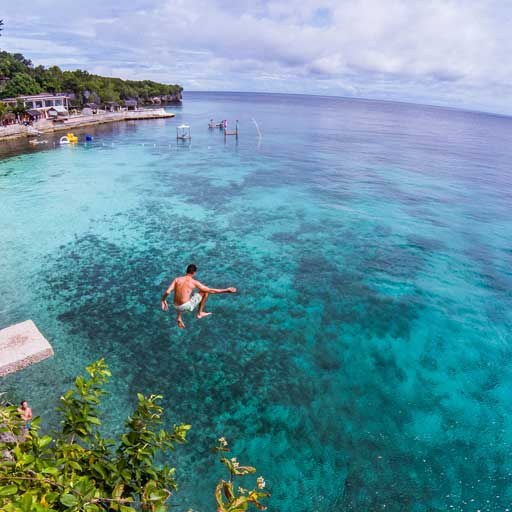
#> input picture 1.jpg, 512 x 512 px; its folder holds 4 pictures in this run
$ python image_attacks_rotation.py
#> lines starting #> are read from the running program, lines starting #| are printed output that depends on the picture
import cv2
import glob
import os
import numpy as np

# Get images
imgs = glob.glob('*.jpg')
print(f"Found {len(imgs)} images.")

### ROTATION ###
### ROTATION ###
### ROTATION ###
### ROTATION ###

angle = 45                                                                              # Wanted value of rotation angle (in degrees)
angle_str = str(angle)
print(f"Rotating by {angle} degrees.")

rotation_folder = 'rotation'                                                            # Creating folder for rotated images
if not os.path.exists(rotation_folder):
    os.makedirs(rotation_folder)

# Iterate through resizing and saving
for img in imgs:
    pic = cv2.imread(img, cv2.IMREAD_UNCHANGED)                                         # Loads image as such including alpha channel
#> pic is the input picture: shape (512, 512, 3); mean B, G, R 157.7, 144.7, 97.9
    rows, cols = pic.shape[:2]
#> rows = 512; cols = 512
    M = cv2.getRotationMatrix2D((cols / 2, rows / 2), angle, 1)                         # Defines center if image and angle of rotation
    res = cv2.warpAffine(pic, M, (cols, rows))                                          # Defines result image
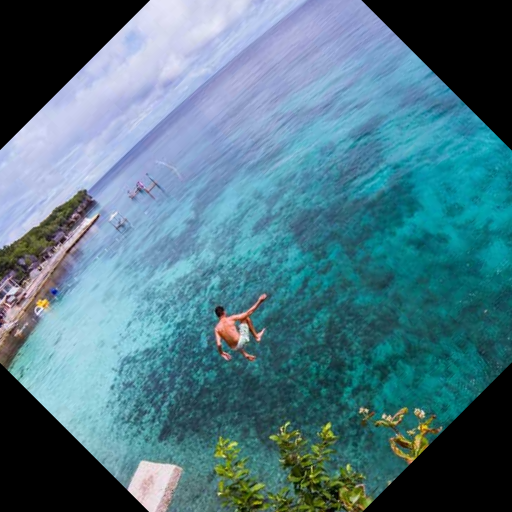
#> res: shape (512, 512, 3); mean B, G, R 132.7, 119.4, 77.9
    cv2.imwrite(rotation_folder + '/' + 'rotation' + '-' + angle_str + '-' + img, res)  # Saving and naming image
#> pass 2 of the loop `for img in imgs:`:
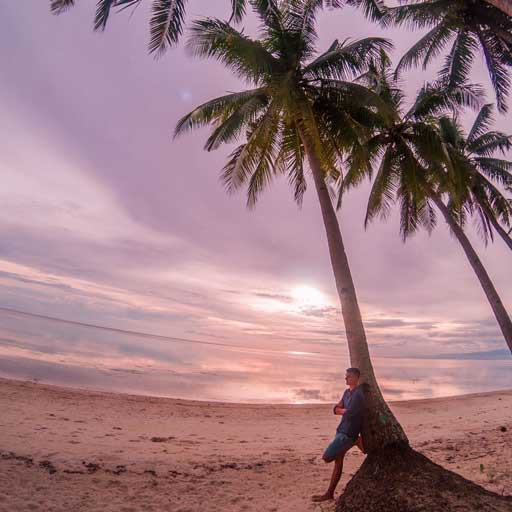
#> input picture 2.jpg, 512 x 512 px
#> pic is the input picture: shape (512, 512, 3); mean B, G, R 128.8, 121.5, 156.2
#> `res = cv2.warpAffine(pic, M, (cols, rows))`:
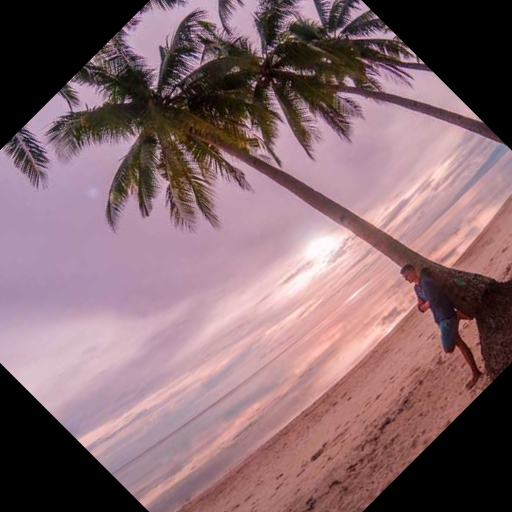
#> res: shape (512, 512, 3); mean B, G, R 110.4, 104.7, 133.8
#> pass 3 of the loop `for img in imgs:`:
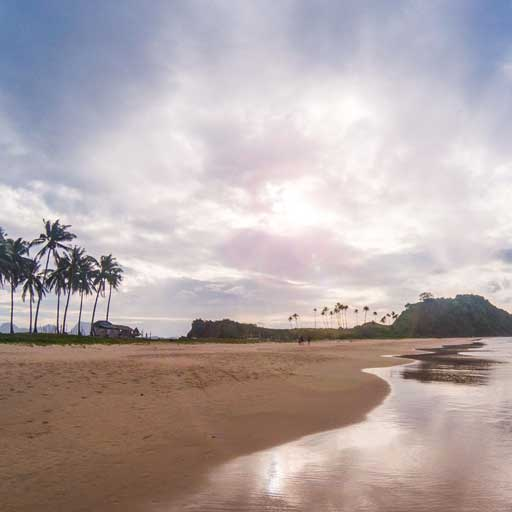
#> input picture 3.jpg, 512 x 512 px
#> pic is the input picture: shape (512, 512, 3); mean B, G, R 168.3, 167.6, 179.7
#> `res = cv2.warpAffine(pic, M, (cols, rows))`:
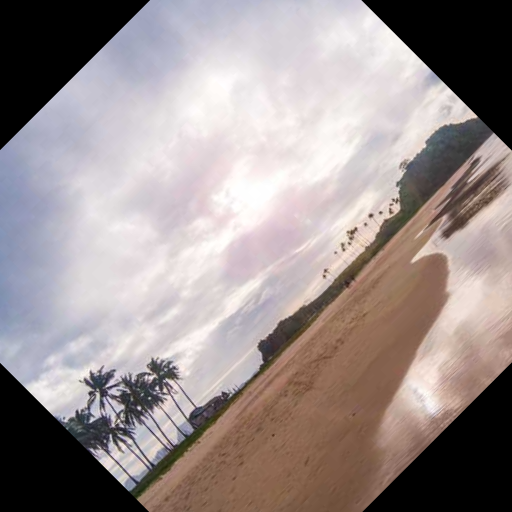
#> res: shape (512, 512, 3); mean B, G, R 143.1, 144.1, 154.9
#> the loop made 4 passes; the first 3 are shown

print("Done rotating!")
